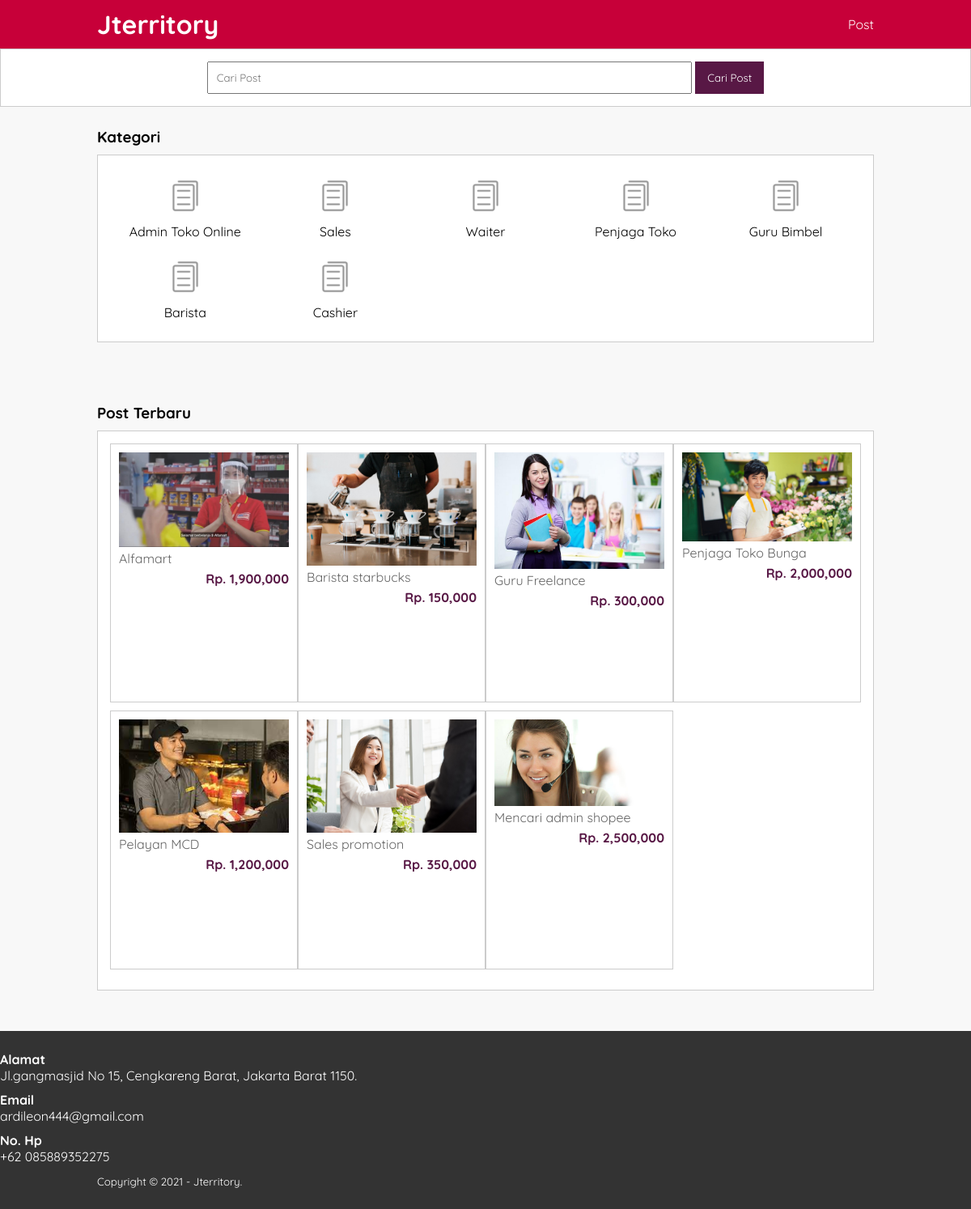
The page / on the database its author committed.
### tables this page shows
CREATE TABLE `tb_category` (
  `category_id` int(11) NOT NULL,
  `category_name` varchar(25) NOT NULL
);

CREATE TABLE `tb_product` (
  `product_id` int(11) NOT NULL,
  `category_id` int(11) NOT NULL,
  `product_name` varchar(100) NOT NULL,
  `product_price` int(11) NOT NULL,
  `product_description` text NOT NULL,
  `product_image` varchar(100) NOT NULL,
  `product_status` tinyint(1) NOT NULL,
  `product_created` timestamp NOT NULL DEFAULT current_timestamp()
);

### index.php (the view, shortened to what this page needs)
<?php
	include 'db.php';
	$kontak = mysqli_query($conn, "SELECT admin_telp, admin_email, admin_address FROM tb_admin WHERE admin_id = 1");
	$a = mysqli_fetch_object($kontak);
 ?>
<!DOCTYPE html>
<html>
<head>
	<link rel="stylesheet" type="text/css" href="css/style.css">
</head>
<body>
	<header>
			<div class="container">
			<h1><a href="index.php">Jterritory</a></h1>
			<ul>
				<li><a href="produk.php">Post</a></li>
			</ul>
	    </div>
	</header>
		<div class="search">
			<div class="container">
				<form action="produk.php">
					<input type="text" name="search" placeholder="Cari Post">
					<input type="submit" name="cari" value="Cari Post">
				</form>
			</div>
		</div>
		<div class="section">
			<div class="container">
				<h3>Kategori</h3>
				<div class="box">
						<?php
							$kategori = mysqli_query($conn, "SELECT * FROM tb_category ORDER BY category_id DESC");
							if(mysqli_num_rows($kategori) > 0){
								while($k = mysqli_fetch_array($kategori)){
						 ?>
						 	<a href="produk.php?kat=<?php echo $k['category_id'] ?>">
								<div class="col-5">
									<img src="img/icon-kategori.png" width="50px" style="margin-bottom:5px;">
									<p><?php echo $k['category_name'] ?></p>
								</div>
							</a>
				<?php }}else{ ?>
					<p>Kategori tidak ada</p>
				<?php } ?>
				</div>
			</div>
		</div>
		<div class="section">
			<div class="container">
				<h3>Post Terbaru</h3>
				<div class="box">
					<?php
						$produk = mysqli_query($conn, "SELECT * FROM tb_product WHERE product_status = 1 ORDER BY product_id DESC LIMIT 8 ");
						if(mysqli_num_rows($produk) > 0){
							while($p = mysqli_fetch_array($produk)){
					 ?>
					 <a href="detail-produk.php?id=<?php echo $p['product_id'] ?>">
						<div class="col-4">
							<img src="produk/<?php echo $p['product_image'] ?>">
							<p class="nama"><?php echo substr($p['product_name'], 0, 30) ?></p>
							<p class="harga">Rp. <?php echo number_format($p['product_price']) ?></p>
						</div>
					</a>
						<?php }}else{ ?>
							<p>Produk tidak ada</p>
						<?php } ?>
				</div>
			</div>
		</div>
		<div class="footer">
			<h4>Alamat</h4>
			<p><?php echo $a->admin_address ?></p>
			<h4>Email</h4>
			<p><?php echo $a->admin_email ?></p>
			<h4>No. Hp</h4>
			<p><?php echo $a->admin_telp ?></p>
			<div class="container">
				<small>Copyright &copy; 2021 - Jterritory.</small>
			</div>
		</div>
</body>
</html>

### css/style.css (style rules this page uses)
* { padding:0; margin:0; font-family: 'Quicksand', sans-serif; }
body { background-color: #f8f8f8; }
a { color: inherit; text-decoration: none; }
header { background-color: #C70039; color: #fff; }
header h1 { float: left; padding:10px 0; }
header ul { float: right; }
header ul li { display: inline-block; }
header ul li a { padding:20px 0 20px 15px; display: inline-block; }
.container { width: 80%; margin:0 auto; }
.container:after { content: ''; display: block; clear: both; }
.section { padding:25px 0; }
.box { background-color: #fff; border:1px solid #ccc; padding:15px; box-sizing: border-box; margin:10px 0 25px 0; }
.box:after { content: ''; display: block; clear: both; }
.search { padding:15px 0; background-color: #fff; border:1px solid #ccc; text-align: center; }
.search input[type=text] { width: 60%; padding:10px; }
.search input[type=submit] { padding:12px 15px; background-color: #581845; color:#fff; border:none; cursor:pointer; }
.col-5 { width:20%; height:100px; text-align: center; float: left; padding:10px; box-sizing: border-box; }
.col-4 { width:25%; height: 320px; border:1px solid #ccc; float: left; padding:10px; box-sizing: border-box; margin-bottom: 10px; }
.col-4 img { width: 100%; }
.col-4 .nama { color: #666; margin-bottom: 5px; }
.col-4 .harga { font-weight: bold; color:#581845; float: right; }
.footer { padding:25px 0; background-color: #333; color: #fff; }
.footer p { margin-bottom: 10px; }

### rows shown on the page
tb_category: category_name "Admin Toko Online"
tb_category: category_name "Sales"
tb_category: category_name "Waiter"
tb_category: category_name "Penjaga Toko"
tb_category: category_name "Guru Bimbel"
tb_category: category_name "Barista"
tb_category: category_name "Cashier"
tb_product: product_image (picture), product_name "Alfamart", product_price "1,900,000"
tb_product: product_image (picture), product_name "Barista starbucks", product_price "150,000"
tb_product: product_image (picture), product_name "Guru Freelance", product_price "300,000"
tb_product: product_image (picture), product_name "Penjaga Toko Bunga", product_price "2,000,000"
tb_product: product_image (picture), product_name "Pelayan MCD", product_price "1,200,000"
tb_product: product_image (picture), product_name "Sales promotion", product_price "350,000"
tb_product: product_image (picture), product_name "Mencari admin shopee", product_price "2,500,000"

### other values the page prints
$a->admin_address "Jl.gangmasjid No 15, Cengkareng Barat, Jakarta Barat 1150."
$a->admin_email "ardileon444@gmail.com"
$a->admin_telp "+62 085889352275"
